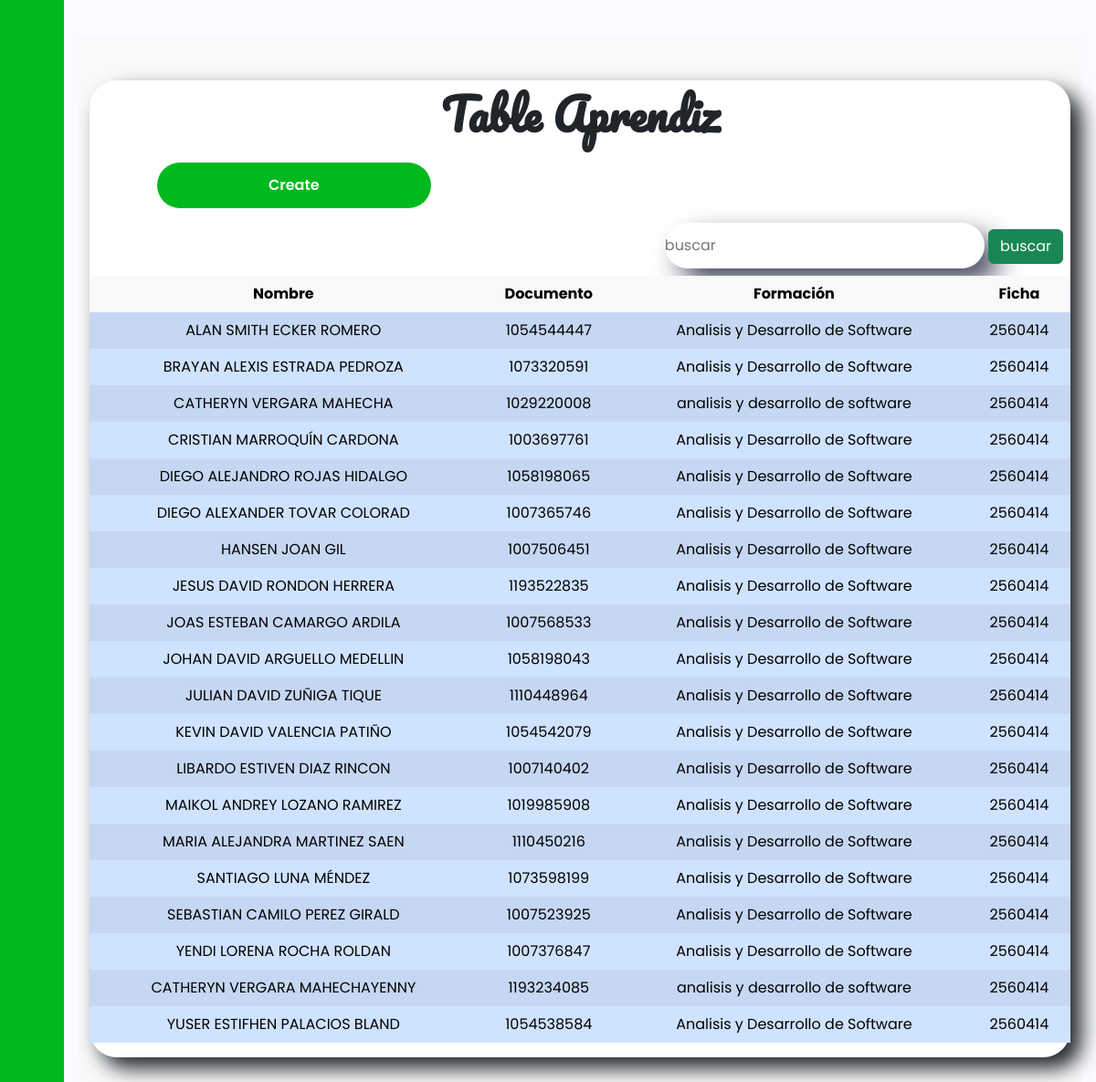
Page /aprendiz/ on the earlier database version.
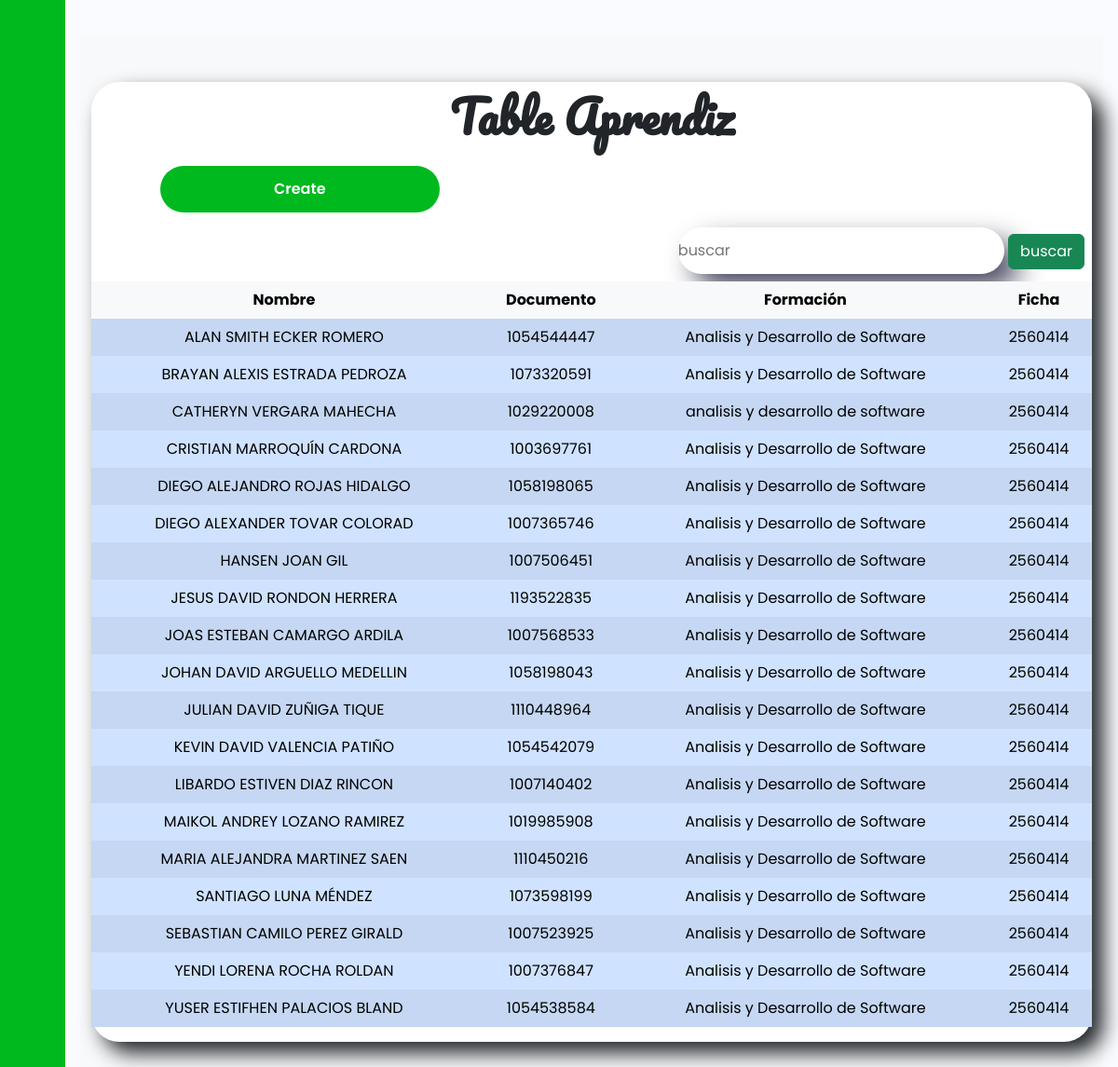
Same page on the later database version.
### tasks/models.py (models this page shows, shortened)
class Aprendiz(models.Model):
    Nombre = models.CharField(max_length=200)
    Documento = models.IntegerField(null=True, blank=True)
    Formacion = models.CharField(max_length=300)
    Ficha = models.IntegerField(null=True, blank=True)

### tasks/views.py (the view)
# urls.py: path('aprendiz/',views.aprendiz,name='aprendiz'),
def aprendiz(request):
    aprendiz=Aprendiz.objects.all()
    return render(request, 'Aprendiz/aprendiz.html',{'aprendiz':aprendiz})

### tasks/templates/Aprendiz/aprendiz.html (shortened to what this page needs)
{% extends 'base.html' %}
{% block extra_css %}
{% load static %}
<link rel="stylesheet" href="https://cdnjs.cloudflare.com/ajax/libs/animate.css/4.1.1/animate.min.css"/>
<link rel="stylesheet" href="{% static 'css/table_aprend.css' %}">
{% endblock %}
{% block content %}
<section class="table py-5 bg-light">
    <div class="container">
        <div class="row g-0">
            <h1 class="animate__animated animate__pulse">Table Aprendiz</h1>
            <div class="col-lg-5 ">
                <button class="btn1 ">
                    <a href="{% url 'create_aprendiz' %}" class="text-white">Create</a>
                </button>
            </div>
            <div class="buscador">
                <form method="post" action="/buscar2/">
                    <input class="inp" type="text" name="Nombre" value="" placeholder="buscar">
                    <button class="btn btn-success">buscar</button>
                </form>
            </div>
            <table
            class="table table-striped table-hover table-borderless table-primary align-middle"
            id="table"
        >
            <thead class="table-light">
                <tr>
                    <th>Nombre</th>
                    <th>Documento</th>
                    <th>Formación</th>
                    <th>Ficha</th>
                </tr>
            </thead>
            <tbody class="table-group-divider">
                {% for apren in aprendiz %}
                <tr
                    class="table-primary"
                >
                    <td>{{apren.Nombre}}</td>
                    <td>{{apren.Documento}}</td>
                    <td>{{apren.Formacion}}</td>
                    <td>{{apren.Ficha}}</td>
                </tr>
                {% endfor%}
            </tbody>
        </table>
        </div>
    </div>
</section>
{% endblock %}

### tasks/templates/base.html (shortened to what this page needs)
{% load static %}
<!DOCTYPE html>
<html lang="en">
<head>
    <link href="https://cdn.lineicons.com/4.0/lineicons.css" rel="stylesheet" />
    <link href="https://cdn.jsdelivr.net/npm/bootstrap@5.3.0-alpha3/dist/css/bootstrap.min.css" rel="stylesheet"
>
    <link rel="stylesheet" href="{% static 'css/base.css' %}">
    {% block extra_css %}
    {% endblock %}
</head>
<body>
    <div class="wrapper">
        <aside id="sidebar">
            <div class="d-flex">
                <button class="toggle-btn" type="button">
                </button>
            </div>
            <ul class="sidebar-nav">
                <li class="sidebar-item">
                    <a href="/" class="sidebar-link">
                    </a>
                </li>
                {% if user.is_authenticated %}
                <li class="sidebar-item">
                    <a href="/cumpu" class="sidebar-link">
                        <i class="lni lni-blackboard"></i>
                        <span>Laptop</span>
                    </a>
                </li>
                <li class="sidebar-item">
                    <a href="/aprendiz" class="sidebar-link">
                        <i class="lni lni-user"></i>
                        <span>Aprendiz</span>
                    </a>
                </li>
                <li class="sidebar-item">
                    <a href="/prestamo" class="sidebar-link">
                        <i class="lni lni-folder"></i>
                        <span>Prestamo</span>
                    </a>
                </li>
            </ul>
            <div class="sidebar-footer">
                <a href="/logout" class="sidebar-link">
                    <i class="lni lni-exit"></i>
                    <span>Logout</span>
                </a>
            </div>
            {% else %}
            <li class="sidebar-item">
                <a href="#" class="sidebar-link collapsed has-dropdown" data-bs-toggle="collapse" data-bs-target="#auth"
                    aria-expanded="false" aria-controls="auth">
                </a>
            </li>
            {% endif %}
        </aside>
        <div class="main p-3">
            <div class="text-center">
                <br>
                {% block content %}
                {% endblock %}
            </div>
        </div>
    </div>
</body>
</html>

### tasks/static/css/base.css (style rules this page uses)
a { text-decoration: none; }
li { list-style: none; }
h1 { font-weight: 600; font-size: 1.5rem; }
body { font-family: 'Poppins', sans-serif; }
.wrapper { display: flex; }
.main { min-height: 100vh; width: 100%; overflow: hidden; transition: all 0.35s ease-in-out; background-color: #fafbfe; }
#sidebar { width: 70px; min-width: 70px; z-index: 1000; transition: all .25s ease-in-out; background-color: #00b91f; display: flex; flex-direction: column; }
.toggle-btn { background-color: transparent; cursor: pointer; border: 0; padding: 1rem 1.5rem; }
.sidebar-nav { padding: 2rem 0; flex: 1 1 auto; }
a.sidebar-link { padding: .625rem 1.625rem; color: #FFF; display: block; font-size: 1rem; white-space: nowrap; border-left: 3px solid transparent; }
.sidebar-item { position: relative; }

### tasks/static/css/table_aprend.css (style rules this page uses)
* { padding: 0; margin: 0; border-radius: border-box; }
.row { background-color: white; border-radius: 30px; box-shadow: 12px 12px 22px; }
.table h1 { font-size: 3rem; font-weight: 700; font-family: "Pacifico", cursive; border-radius: 50%; }
.inp { height: 50px; width: 350px; border: none; outline: none; border-radius: 60px; -webkit-box-shadow: 16px 15px 30px -1px rgba(66, 68, 90, 1); -moz-box-shadow: 16px 15px 30px -1px rgba(66, 68, 90, 1); box-shadow: 16px 15px 30px -1px rgba(66, 68, 90, 1); }
.btn1 { height: 50px; width: 300px; border: none; outline: none; border-radius: 60px; font-weight: 600; background: #00b91f; color: white; }
.table table { margin-top: auto; }
.buscador { text-align: right; }

Differences in the rows shown:
removed Aprendiz: Nombre "CATHERYN VERGARA MAHECHAYENNY", Documento "1193234085", Formacion "analisis y desarrollo de software", Ficha "2560414"
